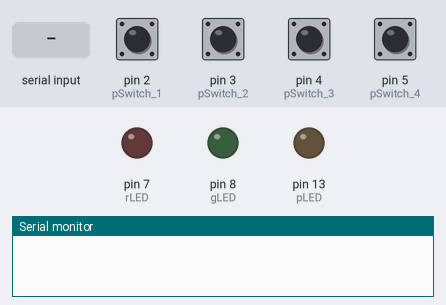
Simulated run of this sketch. Board: Arduino Uno, built with avr-gcc and run on an emulated ATmega328P. Shown: output pins drawn as LEDs (lit = HIGH), the last lines printed to the serial monitor. Dashed ring = blinking. The test bench sets the inputs (shaded band); at power-on: pin 2 (pSwitch_1), pin 3 (pSwitch_2), pin 4 (pSwitch_3), pin 5 (pSwitch_4) HIGH.

Above: at 1.2 s.
1.3 s: pin 2 (pSwitch_1) pulled LOW for 0.15 s
At 1.45 s:
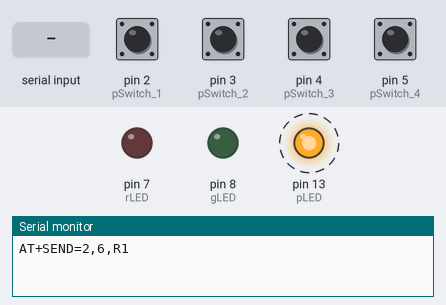
4.3 s: "1" received over Serial
At 9.4 s:
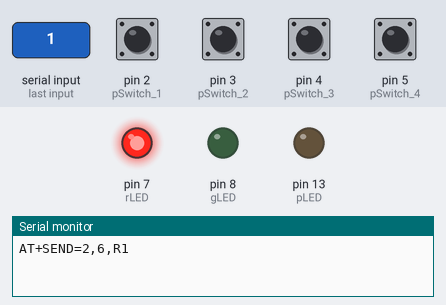
Timing chart, 0 to 10.9 s (numbered marks = the images above; inputs shaded):
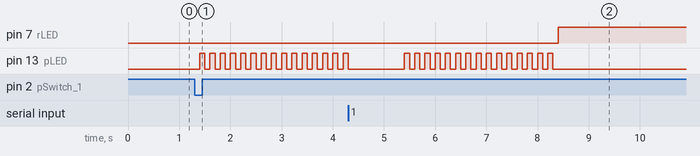

The sketch:

Code_Arduino_Lora_TX_feedback_01.ino
```cpp
/*************************************************************************************************************************************************
 *  TITLE: This is transmitter LoRa Arduino sketch to send and receive signal
 *  Click on the following links to learn more.
 *  YouTube Video: https://youtu.be/uWCY1CkvhR8
 *  Related Blog : https://iotcircuithub.com/esp8266-projects/
 *  by Tech StudyCell
 *************************************************************************************************************************************************/

const int pLED = 13;
const int rLED = 7;
const int gLED = 8;

const int pSwitch_1 = 2;
const int pSwitch_2 = 3;
const int pSwitch_3 = 4;
const int pSwitch_4 = 5;

int i;
String incomingString;
boolean state;

void setup() {
  // put your setup code here, to run once:
  Serial.begin(115200);
  pinMode(pLED, OUTPUT);
  pinMode(rLED, OUTPUT);
  pinMode(gLED, OUTPUT);

  pinMode(pSwitch_1, INPUT_PULLUP);
  pinMode(pSwitch_2, INPUT_PULLUP);
  pinMode(pSwitch_3, INPUT_PULLUP);
  pinMode(pSwitch_4, INPUT_PULLUP);

}

void getFeedback(String excpt_str){
  i = 0;
  incomingString = "";
  state = true;

  digitalWrite(gLED, LOW);
  digitalWrite(rLED, LOW);

  //Serial.print("Waiting for feedback");
  while(1){
    if(Serial.available()>0){
      incomingString = Serial.readString();
      if(incomingString.indexOf(excpt_str) > 0) {
        state = true; break;
      }
    }
    if (i > 60) {
      state = false; break;
    }
    delay(100);
    digitalWrite(pLED, !digitalRead(pLED));
    i++;
    }

    if(state){
      digitalWrite(gLED, HIGH);
      digitalWrite(rLED, LOW);
      digitalWrite(pLED, LOW);
      //Serial.println("Received");
    }
    else{
      digitalWrite(gLED, LOW);
      digitalWrite(rLED, HIGH);
      digitalWrite(pLED, LOW);
      //Serial.println("Not Received");
    }
}

void loop() {
  // put your main code here, to run repeatedly:

  if (digitalRead(pSwitch_1) == LOW){
      Serial.println("AT+SEND=2,6,R1");
      getFeedback("FR1");
    }
  else if (digitalRead(pSwitch_2) == LOW){
      Serial.println("AT+SEND=2,6,R2");
      getFeedback("FR2");
    }
  else if (digitalRead(pSwitch_3) == LOW){
      Serial.println("AT+SEND=2,6,R3");
      getFeedback("FR3");
    }
  else if (digitalRead(pSwitch_4) == LOW){
      Serial.println("AT+SEND=2,6,R4");
      getFeedback("FR4");
    }
}
```

Measured:
- after the input at 1.3 s, pin 13 (pLED): alternates HIGH for 0.10 s and LOW for 0.10 s, starting after 0.10 s
- after the input at 4.3 s, pin 7 (rLED): LOW → HIGH after 4.1 s instead of 3.1 s
